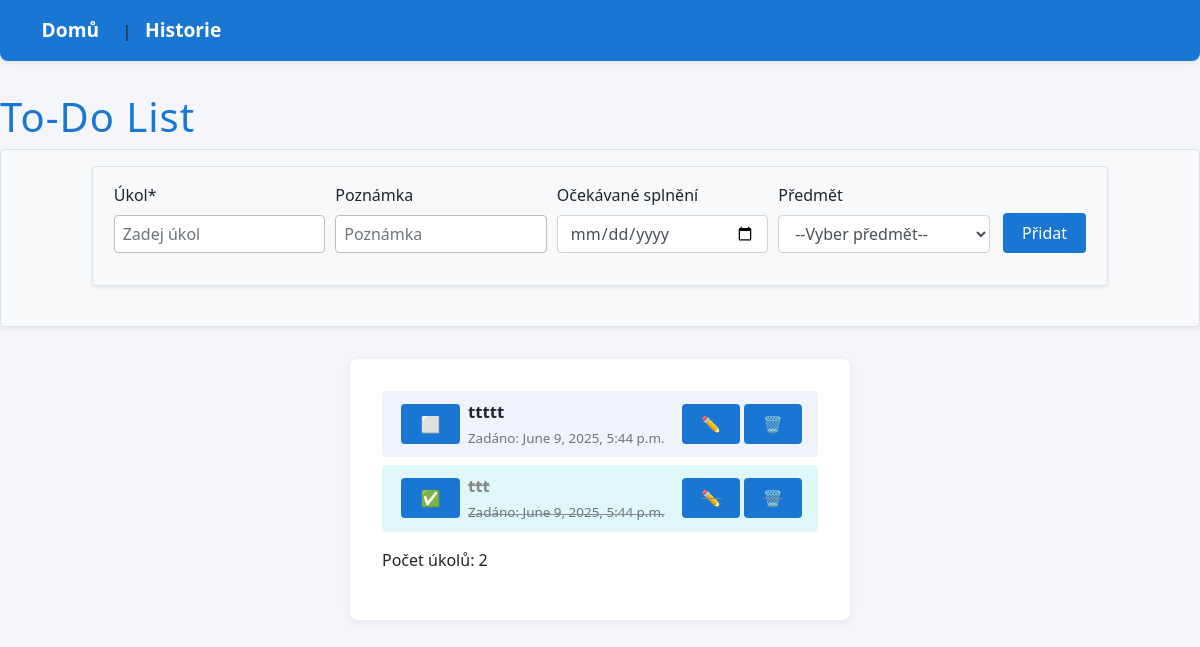
Before: / with the older database file.
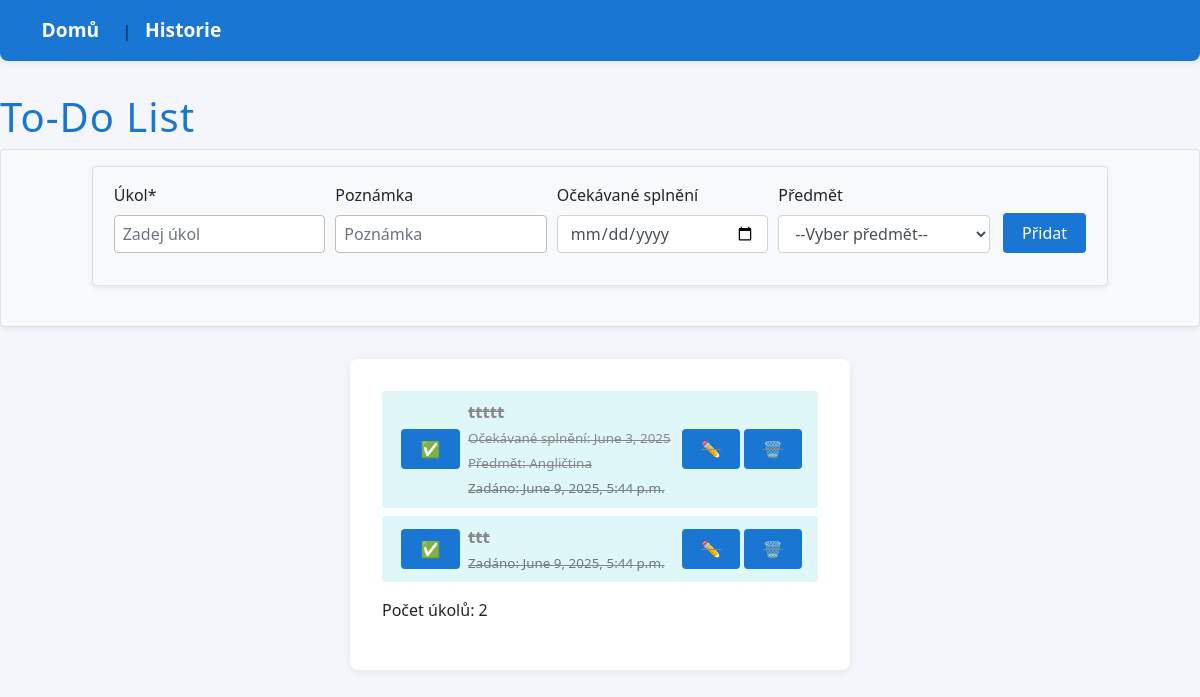
After: the same page with the newer database file.
### todo_app/models.py (models this page shows, shortened)
class Todo(models.Model):
    text = models.CharField(max_length=200, verbose_name="Úkol")
    poznamka = models.TextField(blank=True, verbose_name="Poznámka")
    ocekavane = models.DateField(null=True, blank=True, verbose_name="Očekávaný termín")
    predmet = models.CharField(max_length=100, blank=True, verbose_name="Předmět")
    done = models.BooleanField(default=False, verbose_name="Splněno")
    created = models.DateTimeField(default=timezone.now, verbose_name="Vytvořeno")
    completed = models.DateTimeField(null=True, blank=True, verbose_name="Dokončeno")
    deleted = models.BooleanField(default=False, verbose_name="Smazáno")
    deleted_at = models.DateTimeField(null=True, blank=True, verbose_name="Smazáno v")

### todo_app/views.py (the view, shortened to what this page needs)
# urls.py: path('', views.index, name='index'),
def index(request):
    todos = Todo.objects.filter(deleted=False).order_by('-created')
    return render(request, 'index.html', {'todos': todos})

### todo_app/templates/index.html (shortened to what this page needs)
<!DOCTYPE html>
<html lang="cs">
<head>
    <link rel="stylesheet" href="https://maxcdn.bootstrapcdn.com/bootstrap/4.1.3/css/bootstrap.min.css">
    <link rel="stylesheet" href="/static/css/style.css">
</head>
<body>
    <nav style="margin-bottom: 2em;">
        <a href="{% url 'index' %}">Domů</a> |
        <a href="{% url 'history' %}">Historie</a>
    </nav>
    <h1>To-Do List</h1>
    <form method="post" class="border rounded p-3 mb-4 bg-light shadow-sm justify-content-center display-flex">
        <fieldset>
            <div class="form-row border rounded p-3 mb-4 bg-light shadow-sm ">
                <div class="form-group col">
                    <label for="ukol">Úkol*</label>
                    <input type="text" id="ukol" name="ukol" class="form-control" placeholder="Zadej úkol" required>
                </div>
                <div class="form-group col">
                    <label for="poznamka">Poznámka</label>
                    <input type="text" id="poznamka" name="poznamka" class="form-control" placeholder="Poznámka">
                </div>
                <div class="form-group col">
                    <label for="ocekavane">Očekávané splnění</label>
                    <input type="date" id="ocekavane" name="ocekavane" class="form-control">
                </div>
                <div class="form-group col">
                    <label for="predmet">Předmět</label>
                    <select id="predmet" name="predmet" class="form-control">
                        <option value="">--Vyber předmět--</option>
                    </select>
                </div>
                <div class="form-group col-auto align-self-end ">
                    <button type="submit" class="btn btn-primary mt-2">Přidat</button>
                </div>
            </div>
        </fieldset>
    </form>
    <div class="todo-list">
        {% if todos %}
        <ul>
            {% for todo in todos %}
                <li class="{% if todo.done %}done{% endif %}">
                    <form action="{% url 'done' todo.pk %}" method="post" style="display:inline;">
                        <button type="submit" class="btn-action" title="Označit jako splněné/nesplněné">
                            {% if todo.done %}✅{% else %}⬜{% endif %}
                        </button>
                    </form>
                    <span class="todo-text" style="margin-left: 0.5em;">
                        <strong>{{ todo.text }}</strong>
                        {% if todo.ocekavane %}<br><small>Očekávané splnění: {{ todo.ocekavane }}</small>{% endif %}
                        {% if todo.predmet %}<br><small>Předmět: {{ todo.predmet }}</small>{% endif %}
                        <br><small class="text-muted">Zadáno: {{ todo.created }}</small>
                    </span>
                    <a href="{% url 'edit' todo.pk %}" class="btn-action" title="Upravit úkol">✏️</a>
                    <a href="{% url 'delete' todo.pk %}" class="btn-action" title="Smazat úkol">🗑️</a>
                </li>
            {% endfor %}
        </ul>
        <p>Počet úkolů: {{ todos|length }}</p>
        {% else %}
        <p>Žádné úkoly.</p>
        {% endif %}
    </div>
</body>
</html>

Changed rows visible on the page:
changed Todo "ttttt": ocekavane (not shown) → "June 3, 2025"; predmet (not shown) → "Angličtina"; done "⬜" → "✅"
